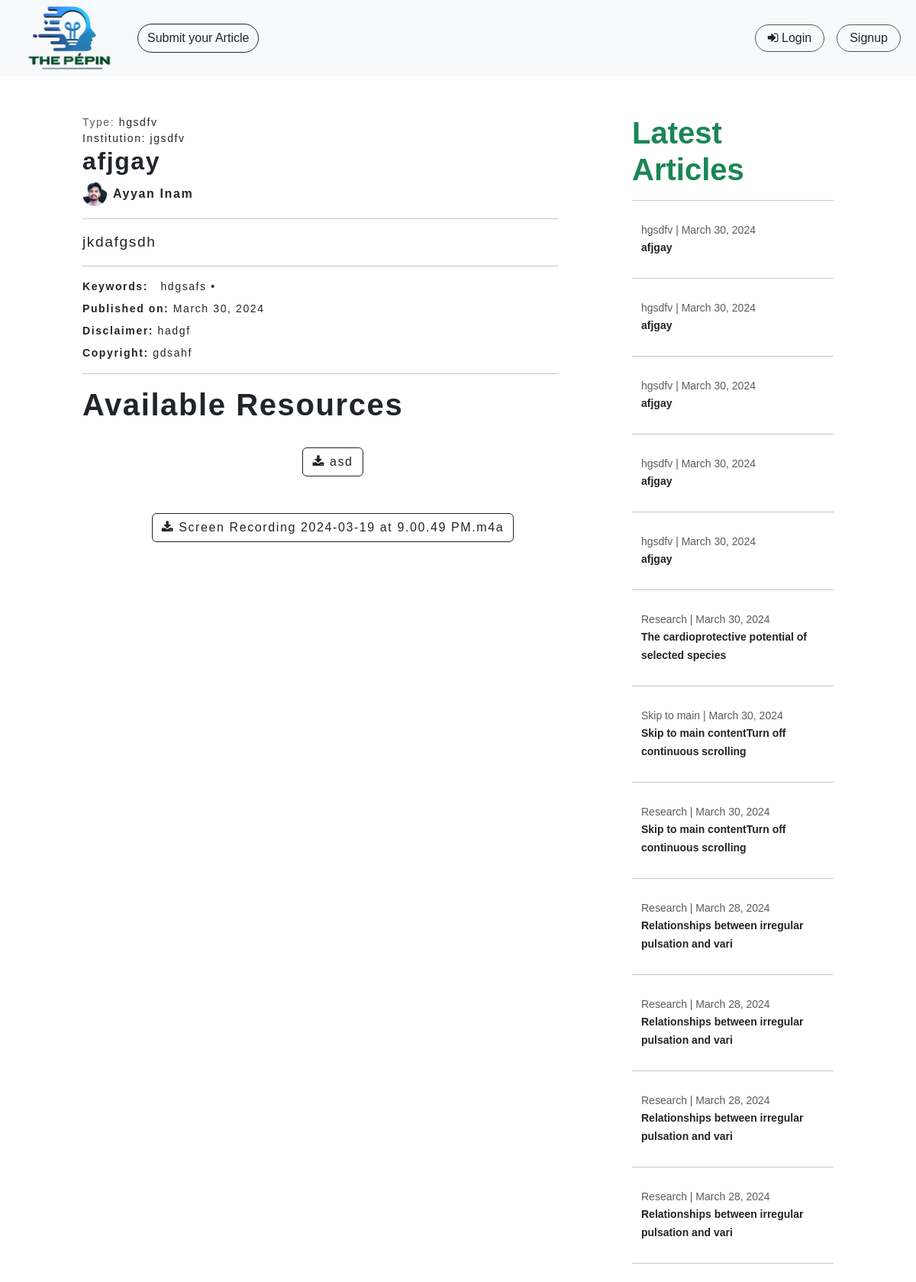
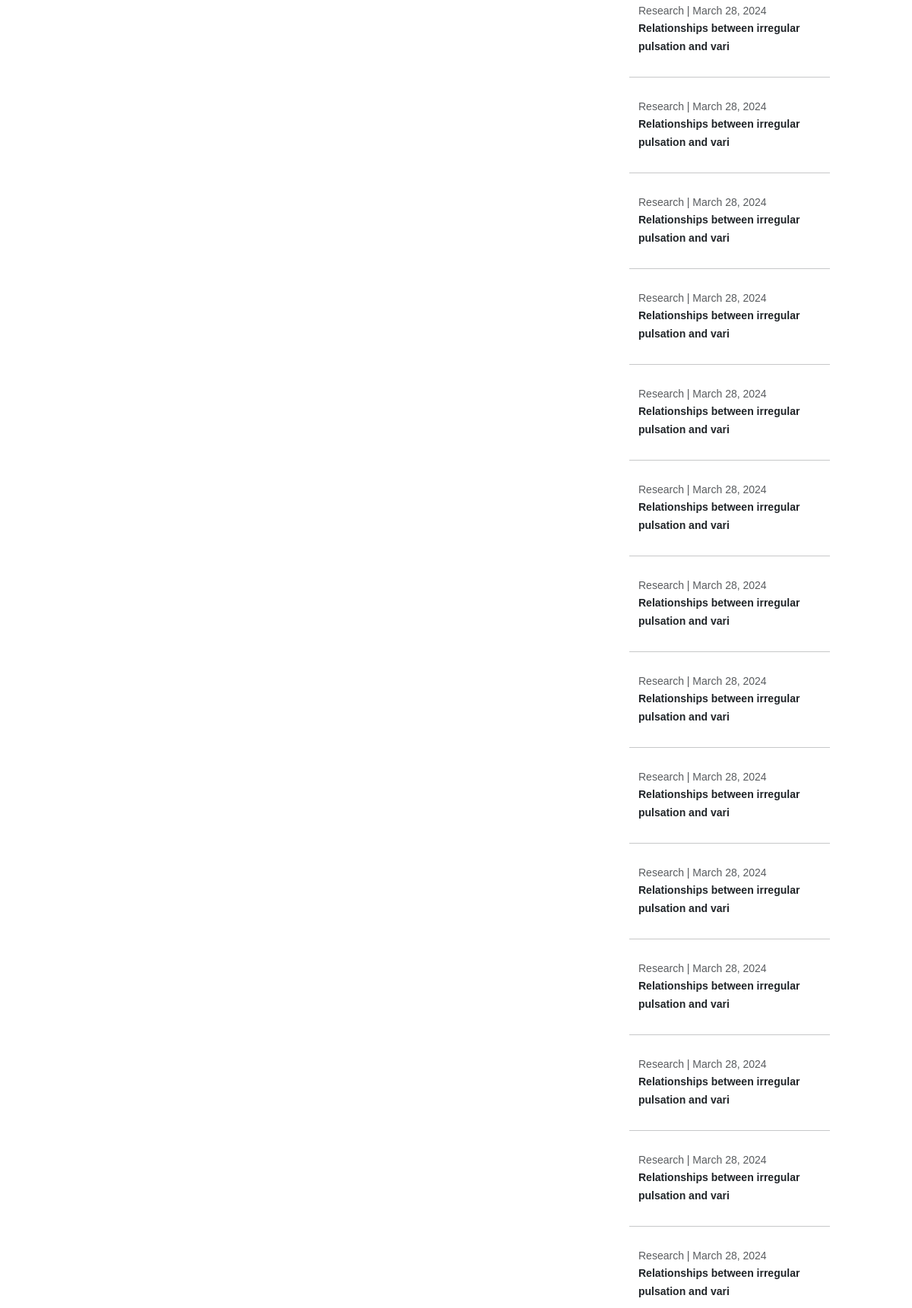
The app's page /article/37 (upper part) with its own data (2 pictures, top to bottom).
### base/models.py (models this page shows, shortened)
class Article(models.Model):
    title = models.CharField(max_length=255)
    user = models.ForeignKey('User', on_delete=models.CASCADE, related_name='articleUser', blank=False)
    article_type = models.ForeignKey('ArticleType', on_delete=models.CASCADE, related_name='articlestype', blank=True)
    resources = models.ManyToManyField('Resources', related_name='articles', blank=True)
    description = models.TextField()
    disclaimer = models.TextField(blank=True)
    copyright = models.TextField(blank=True)
    reviewed_by = models.ForeignKey(User, on_delete=models.CASCADE, related_name='reviewed_articles', blank=True, null=True)
    edited_by = models.ForeignKey(User, on_delete=models.CASCADE, related_name='edited_articles', blank=True, null=True)
    received_date = models.DateField(blank=True, null=True, auto_now_add=True)
    accepted_date = models.DateField(blank=True, null=True)
    published_date = models.DateField(blank=True, null=True, auto_now_add=True)
    keywords = models.ManyToManyField('Keyword', related_name='articles', blank=True)
    institution = models.ForeignKey('Institution', related_name='institution_articles', on_delete=models.CASCADE, blank=True)
    views=  models.PositiveIntegerField(null=False, blank=False, default=0)

class ArticleType(models.Model):
    name = models.CharField(max_length=100, unique=True)
    def __str__(self) -> str:
        return self.name

class Institution(models.Model):
    name = models.CharField(max_length=255)
    def __str__(self) -> str:
        return self.name

class User(AbstractUser):
    USERNAME_FIELD = 'email'
    profile_picture = models.ImageField(upload_to='profile_pictures/', blank=True, null=True, default='profile_pictures/default_pp.png')
    email = models.EmailField(unique=True)
    user_title = models.CharField(max_length=100, blank=True)
    user_bio = models.TextField(blank=True)
    followers = models.ManyToManyField('self', symmetrical=False, related_name='following')
    facebook_link = models.URLField(blank=True)
    twitter_link = models.URLField(blank=True)
    linkedin_link = models.URLField(blank=True)
    instagram_link = models.URLField(blank=True)
    profile_views = models.PositiveIntegerField(default=0)
    total_publications = models.PositiveIntegerField(default=0)
    publication_views = models.PositiveIntegerField(default=0)
    publication_downloads = models.PositiveIntegerField(default=0)
    specialty = models.ManyToManyField('Specialty', related_name='users', blank=True)
    expertise = models.ManyToManyField('Expertise', related_name='users', blank=True)
    education = models.ManyToManyField('Education', related_name='users', blank=True)
    honors_and_awards = models.ManyToManyField('HonorsAndAwards', related_name='users', blank=True)
    affiliations = models.ManyToManyField('Affiliation', related_name='users', blank=True)
    username = None
    REQUIRED_FIELDS = []  # Add any additional required fields here

class Keyword(models.Model):
    name = models.CharField(max_length=100, unique=True)

class Resources(models.Model):
    name = models.CharField(max_length=255, null=True, blank=True)
    file = models.FileField(upload_to='article_resources/', blank=True, null=True, help_text='Accepted file formats: Latex, doc, docx, odt, png, jpeg, gif, ps, eps, tif, tiff, pdf')
    def get__name(self):
        if self.name:
            return self.name
        elif self.file:
            return os.path.basename(self.file.name)
        else:
            return "NO NAME"

### base/views.py (the view)
# urls.py: path('article/<int:id>', views.article_view, name="article_view"),
def article_view(request, id):
    try:
        article = get_object_or_404(Article, id=id)
        article.views = article.views + 1
        if not article.user == request.user:
            article.user.publication_views = article.user.publication_views + 1
        article.save()
        latest_articles = Article.objects.all().order_by('-published_date')
    except Http404:
        return render(request, '404.html')
    context = {
        'article': article,
        'latest_articles': latest_articles,
    }
    return render(request, 'base/article.html', context=context)

### templates/base/article.html (shortened to what this page needs)
{% extends "base/base.html" %}
{% load customfilters %}
{% load static %}
{% block content %}
<div class="articles_with_side_bar row mx-auto">
<div class="article__encloser col-12 col-md-8 col-xxl-10 p-5">
    <small class="d-block"><span class="text-muted">Type:</span> {{article.article_type}}</small>
    <small class="d-block"><span class="test-muted">Institution:</span> {{article.institution}}</small>
    <h2 class="headline__art_en">{{article.title}}</h2>
    <a href="{% url 'profile_view' article.user.id %}" class="text-dark no_underline cursor__pointer d-flex justify-content-start align-items-center">
        {%if article.user.profile_picture%}
    <img class="pp" src="{{article.user.profile_picture.url}}" alt="">
    {% else %}
    <img class="pp" src="{% static 'base/images/default_pp.png' %}" alt="">
    {% endif %}
    {% if article.user.first_name or article.user.last_name %}
    <p class="mx-2 fw-bold my-0">{{article.user.first_name}} {{article.user.last_name}}</p>
    {% else %}
    <p class="mx-2 fw-bold my-0">{{article.user.email}}</p>
    {% endif%}
</a>
    <div class="description">
        <hr>
        {% autoescape off %}
        <p>{{article.description}}</p>
        {% endautoescape %}
    </div>
    <hr>
    <div class="all__minor__details">
        {% if article.keywords.all %}
        <small class="d-block my-2">
            <b>Keywords:</b>
            <span>
                {% for keyword in article.keywords.all %}
                {{ keyword.name }} •
                {% endfor %}
            </span>
        </small>
        {% endif %}
        {% if article.published_date %}
        <small class="d-block my-2"><b>Published on:</b> {{article.published_date}}</small>
        {% endif %}
        {% if article.disclaimer %}
        <small class="d-block my-2"><b>Disclaimer:</b> {{article.disclaimer}}</small>
        {% endif %}
        {% if article.copyright %}
        <small class="d-block my-2"><b>Copyright:</b> {{article.copyright}}</small>
        {% endif %}
    </div>
    <div class="resources">
        <hr>
        <h1 class="fw-bold">Available Resources</h1>
        <ul class="d-flex justify-content-center align-items-center flex-wrap">
            {% if article.resources.all %}
            {% for document in article.resources.all %}
        <div class="m-4">
            <a href="{{ document.file.url }}" class="btn btn-outline-dark"><i class="fa fa-download"></i> {{ document.get__name }}</a>
        </div>
            {% endfor %}
        </ul>
        {% else %}
        <p class="text-danger">No Resource Found!</p>
        {% endif %}
    </div>
</div>
<div class="latest_articles col-12 col-md-4 col-xxl-2 p-5">
    <h1 class="fw-bold text-success">Latest Articles</h1>
    {% for article in latest_articles %}
    <hr>
    <a href="{% url 'article_view' article.id %}" class="cursor__pointer no_underline text-dark">
        <div class="sidebar_articles">
        <small class="d-block text-muted">{{article.article_type}} | {{article.published_date}}</small>
          <small class="fw-semibold">{{article.title | slice:"0:50"}}</small>
        </div>
    </a>
    {% endfor %}
</div>
</div>
{% endblock content %}

### static/base/css/style.css (style rules this page uses)
:root { --grey-color: rgb(85, 85, 85); --lgrey-color:rgb(230, 230, 230); --green-color: #00ab50; --light-blue-color: rgb(48, 205, 253); --dark-blue-color: #3578E4; }
body { font-family: "Dosis", sans-serif !important; font-optical-sizing: auto; font-weight: normal; font-style: normal; box-sizing: border-box; }
.no_underline { text-decoration: none; }
.cursor__pointer { cursor: pointer; }
.article__encloser { text-shadow: white 0px 0px 10px; letter-spacing: 0.1rem; }
.articles_with_side_bar { width: 90%; margin: 0 auto; }
.article__encloser { width: 90%; }
.sidebar_articles { padding: 0.75rem; border-radius: 1rem; }
.headline__art_en { word-spacing: 0.1rem; font-weight: 900; }
.description>* { font-size: 1.2rem; }
.article__encloser .pp { width: 2rem; height: 2rem; border-radius: 100rem; }

### records on screen
Article: article_type "hgsdfv", institution "jgsdfv", title "afjgay", user.profile_picture (picture), user.first_name "Ayyan", user.last_name "Inam", description "jkdafgsdh", published_date "March 30, 2024", disclaimer "hadgf", copyright "gdsahf"
Keyword: name "hdgsafs"
Resources: get__name "asd"
Resources: get__name "Screen Recording 2024-03-19 at 9.00.49 PM.m4a"
Article: article_type "hgsdfv", published_date "March 30, 2024", title "afjgay"
Article: article_type "hgsdfv", published_date "March 30, 2024", title "afjgay"
Article: article_type "hgsdfv", published_date "March 30, 2024", title "afjgay"
Article: article_type "hgsdfv", published_date "March 30, 2024", title "afjgay"
Article: article_type "Research", published_date "March 30, 2024", title "The cardioprotective potential of selected species"
Article: article_type "Skip to main", published_date "March 30, 2024", title "Skip to main contentTurn off continuous scrolling"
Article: article_type "Research", published_date "March 30, 2024", title "Skip to main contentTurn off continuous scrolling"
Article: article_type "Research", published_date "March 28, 2024", title "Relationships between irregular pulsation and vari"
Article: article_type "Research", published_date "March 28, 2024", title "Relationships between irregular pulsation and vari"
Article: article_type "Research", published_date "March 28, 2024", title "Relationships between irregular pulsation and vari"
Article: article_type "Research", published_date "March 28, 2024", title "Relationships between irregular pulsation and vari"
Article: article_type "Research", published_date "March 28, 2024", title "Relationships between irregular pulsation and vari"
Article: article_type "Research", published_date "March 28, 2024", title "Relationships between irregular pulsation and vari"
Article: article_type "Research", published_date "March 28, 2024", title "Relationships between irregular pulsation and vari"
Article: article_type "Research", published_date "March 28, 2024", title "Relationships between irregular pulsation and vari"
Article: article_type "Research", published_date "March 28, 2024", title "Relationships between irregular pulsation and vari"
Article: article_type "Research", published_date "March 28, 2024", title "Relationships between irregular pulsation and vari"
Article: article_type "Research", published_date "March 28, 2024", title "Relationships between irregular pulsation and vari"
Article: article_type "Research", published_date "March 28, 2024", title "Relationships between irregular pulsation and vari"
Article: article_type "Research", published_date "March 28, 2024", title "Relationships between irregular pulsation and vari"
Article: article_type "Research", published_date "March 28, 2024", title "Relationships between irregular pulsation and vari"
Article: article_type "Research", published_date "March 28, 2024", title "Relationships between irregular pulsation and vari"
Article: article_type "Research", published_date "March 28, 2024", title "Relationships between irregular pulsation and vari"
Article: article_type "Research", published_date "March 28, 2024", title "Relationships between irregular pulsation and vari"
Article: article_type "Research", published_date "March 28, 2024", title "Relationships between irregular pulsation and vari"
